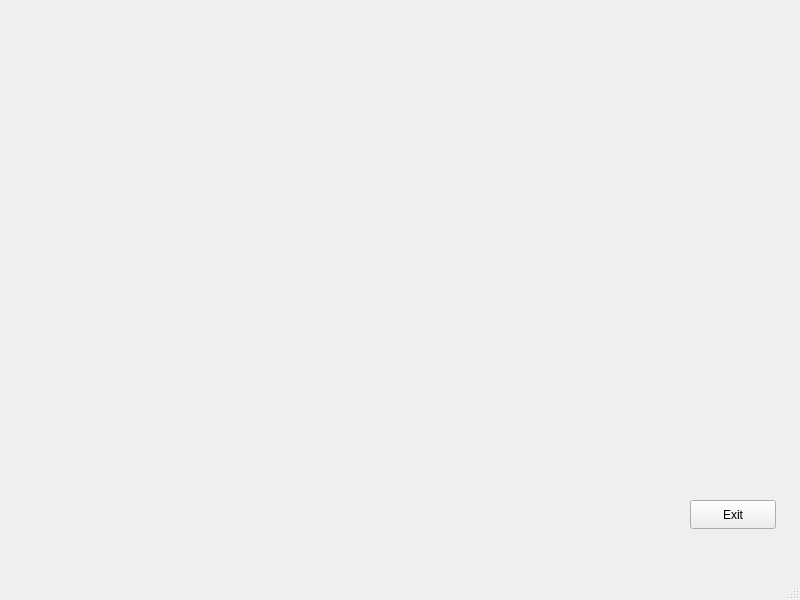
<?xml version="1.0" encoding="UTF-8"?>
<ui version="4.0">
 <class>MainWindow</class>
 <widget class="QMainWindow" name="MainWindow">
  <property name="geometry">
   <rect>
    <x>0</x>
    <y>0</y>
    <width>800</width>
    <height>600</height>
   </rect>
  </property>
  <property name="windowTitle">
   <string>MainWindow</string>
  </property>
  <widget class="QWidget" name="centralwidget">
   <widget class="PlotWidget" name="mainGraph" native="true">
    <property name="geometry">
     <rect>
      <x>10</x>
      <y>10</y>
      <width>781</width>
      <height>461</height>
     </rect>
    </property>
   </widget>
   <widget class="QPushButton" name="exitButton">
    <property name="geometry">
     <rect>
      <x>690</x>
      <y>500</y>
      <width>86</width>
      <height>29</height>
     </rect>
    </property>
    <property name="text">
     <string>Exit</string>
    </property>
   </widget>
  </widget>
  <widget class="QMenuBar" name="menubar">
   <property name="geometry">
    <rect>
     <x>0</x>
     <y>0</y>
     <width>800</width>
     <height>29</height>
    </rect>
   </property>
  </widget>
  <widget class="QStatusBar" name="statusbar"/>
 </widget>
 <customwidgets>
  <customwidget>
   <class>PlotWidget</class>
   <extends>QWidget</extends>
   <header>pyqtgraph</header>
   <container>1</container>
  </customwidget>
 </customwidgets>
 <resources/>
 <connections/>
</ui>
